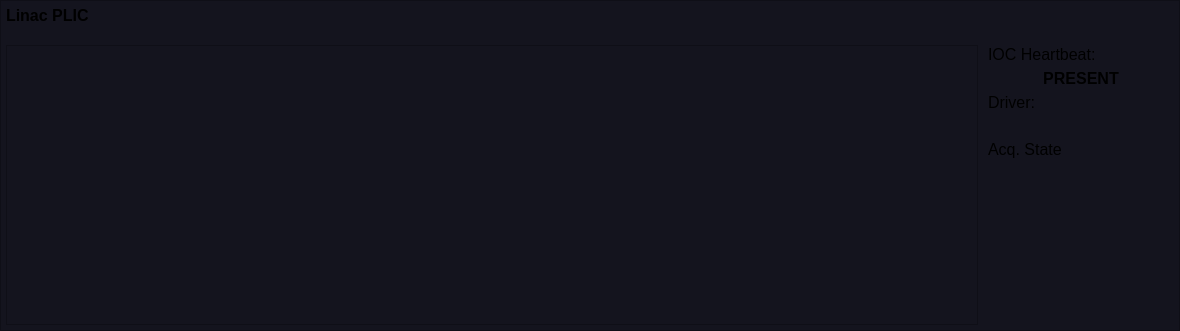
     <widget class="QFrame" name="frame_rads_2">
      <property name="geometry">
       <rect>
        <x>10</x>
        <y>10</y>
        <width>1180</width>
        <height>331</height>
       </rect>
      </property>
      <property name="styleSheet">
       <string notr="true">background-color: rgb(20,20,30);</string>
      </property>
      <property name="frameShape">
       <enum>QFrame::StyledPanel</enum>
      </property>
      <property name="frameShadow">
       <enum>QFrame::Raised</enum>
      </property>
      <layout class="QGridLayout" name="gridLayout_7">
       <property name="leftMargin">
        <number>5</number>
       </property>
       <property name="topMargin">
        <number>5</number>
       </property>
       <property name="rightMargin">
        <number>5</number>
       </property>
       <property name="bottomMargin">
        <number>5</number>
       </property>
       <property name="horizontalSpacing">
        <number>10</number>
       </property>
       <property name="verticalSpacing">
        <number>5</number>
       </property>
       <item row="6" column="5">
        <widget class="QLabel" name="label_4">
         <property name="font">
          <font>
           <pointsize>12</pointsize>
          </font>
         </property>
         <property name="text">
          <string>Acq. State</string>
         </property>
         <property name="alignment">
          <set>Qt::AlignLeading|Qt::AlignLeft|Qt::AlignVCenter</set>
         </property>
        </widget>
       </item>
       <item row="2" column="5">
        <widget class="QLabel" name="label">
         <property name="maximumSize">
          <size>
           <width>350</width>
           <height>250</height>
          </size>
         </property>
         <property name="font">
          <font>
           <pointsize>12</pointsize>
          </font>
         </property>
         <property name="text">
          <string>IOC Heartbeat:</string>
         </property>
         <property name="alignment">
          <set>Qt::AlignLeading|Qt::AlignLeft|Qt::AlignVCenter</set>
         </property>
        </widget>
       </item>
       <item row="4" column="5">
        <widget class="QLabel" name="label_2">
         <property name="maximumSize">
          <size>
           <width>350</width>
           <height>16777215</height>
          </size>
         </property>
         <property name="font">
          <font>
           <pointsize>12</pointsize>
          </font>
         </property>
         <property name="text">
          <string>Driver:</string>
         </property>
         <property name="alignment">
          <set>Qt::AlignLeading|Qt::AlignLeft|Qt::AlignVCenter</set>
         </property>
        </widget>
       </item>
       <item row="1" column="0" colspan="6">
        <widget class="PyDMDrawingLine" name="PyDMDrawingLine_4">
         <property name="minimumSize">
          <size>
           <width>0</width>
           <height>10</height>
          </size>
         </property>
         <property name="maximumSize">
          <size>
           <width>16777215</width>
           <height>10</height>
          </size>
         </property>
         <property name="toolTip">
          <string/>
         </property>
         <property name="brush" stdset="0">
          <brush brushstyle="SolidPattern">
           <color alpha="255">
            <red>200</red>
            <green>200</green>
            <blue>200</blue>
           </color>
          </brush>
         </property>
         <property name="penColor" stdset="0">
          <color>
           <red>80</red>
           <green>80</green>
           <blue>80</blue>
          </color>
         </property>
         <property name="penWidth" stdset="0">
          <double>1.000000000000000</double>
         </property>
        </widget>
       </item>
       <item row="5" column="5">
        <widget class="PyDMLabel" name="PyDMLabel_3">
         <property name="font">
          <font>
           <pointsize>12</pointsize>
           <weight>75</weight>
           <bold>true</bold>
          </font>
         </property>
         <property name="toolTip">
          <string/>
         </property>
         <property name="styleSheet">
          <string notr="true">PyDMLabel {
  border-radius: 5px;
}
PyDMLabel[alarmSensitiveBorder=&quot;true&quot;][alarmSeverity=&quot;0&quot;] {
  background-color: rgb(0,255,0);
  color: rgb(0,0,0);
}

PyDMLabel[alarmSensitiveBorder=&quot;true&quot;][alarmSeverity=&quot;1&quot;] {
  background-color: rgb(255,255,0);
  color: rgb(0,0,0);
}

PyDMLabel[alarmSensitiveBorder=&quot;true&quot;][alarmSeverity=&quot;2&quot;] {
  background-color: rgb(255,0,0);
  color: rgb(255,255,255);
}

PyDMLabel[alarmSensitiveBorder=&quot;true&quot;][alarmSeverity=&quot;3&quot;] {
  background-color: rgb(192,0,255);
  color: rgb(255,255,0);
}

PyDMLabel[alarmSensitiveBorder=&quot;true&quot;][alarmSeverity=&quot;4&quot;] {
  color: rgb(218,218,218);
  background-color: rgb(25,25,25);
}</string>
         </property>
         <property name="alignment">
          <set>Qt::AlignCenter</set>
         </property>
         <property name="alarmSensitiveBorder" stdset="0">
          <bool>true</bool>
         </property>
         <property name="channel" stdset="0">
          <string>SCOP:IN10:FC02:BI_STATE</string>
         </property>
        </widget>
       </item>
       <item row="3" column="5">
        <widget class="PyDMLabel" name="PyDMLabel">
         <property name="font">
          <font>
           <pointsize>12</pointsize>
           <weight>75</weight>
           <bold>true</bold>
          </font>
         </property>
         <property name="toolTip">
          <string/>
         </property>
         <property name="styleSheet">
          <string notr="true">PyDMLabel {
  border-radius: 5px;
}
PyDMLabel[alarmSensitiveBorder=&quot;true&quot;][alarmSeverity=&quot;0&quot;] {
  background-color: rgb(0,255,0);
  color: rgb(0,0,0);
}

PyDMLabel[alarmSensitiveBorder=&quot;true&quot;][alarmSeverity=&quot;1&quot;] {
  background-color: rgb(255,255,0);
  color: rgb(0,0,0);
}

PyDMLabel[alarmSensitiveBorder=&quot;true&quot;][alarmSeverity=&quot;2&quot;] {
  background-color: rgb(255,0,0);
  color: rgb(255,255,255);
}

PyDMLabel[alarmSensitiveBorder=&quot;true&quot;][alarmSeverity=&quot;3&quot;] {
  background-color: rgb(192,0,255);
  color: rgb(255,255,0);
}

PyDMLabel[alarmSensitiveBorder=&quot;true&quot;][alarmSeverity=&quot;4&quot;] {
  color: rgb(218,218,218);
  background-color: rgb(25,25,25);
}</string>
         </property>
         <property name="text">
          <string>PRESENT</string>
         </property>
         <property name="alignment">
          <set>Qt::AlignCenter</set>
         </property>
         <property name="channel" stdset="0">
          <string>SIOC:SYS1:SC01:HEARTBEATSUM</string>
         </property>
        </widget>
       </item>
       <item row="0" column="0">
        <widget class="QLabel" name="label_25">
         <property name="maximumSize">
          <size>
           <width>16777215</width>
           <height>30</height>
          </size>
         </property>
         <property name="font">
          <font>
           <pointsize>12</pointsize>
           <weight>75</weight>
           <bold>true</bold>
          </font>
         </property>
         <property name="text">
          <string>Linac PLIC</string>
         </property>
         <property name="alignment">
          <set>Qt::AlignLeading|Qt::AlignLeft|Qt::AlignVCenter</set>
         </property>
        </widget>
       </item>
       <item row="7" column="5">
        <widget class="PyDMLabel" name="PyDMLabel_4">
         <property name="font">
          <font>
           <pointsize>12</pointsize>
           <weight>75</weight>
           <bold>true</bold>
          </font>
         </property>
         <property name="toolTip">
          <string/>
         </property>
         <property name="styleSheet">
          <string notr="true">PyDMLabel {
  border-radius: 5px;
}
PyDMLabel[alarmSensitiveBorder=&quot;true&quot;][alarmSeverity=&quot;0&quot;] {
  background-color: rgb(0,255,0);
  color: rgb(0,0,0);
}

PyDMLabel[alarmSensitiveBorder=&quot;true&quot;][alarmSeverity=&quot;1&quot;] {
  background-color: rgb(255,255,0);
  color: rgb(0,0,0);
}

PyDMLabel[alarmSensitiveBorder=&quot;true&quot;][alarmSeverity=&quot;2&quot;] {
  background-color: rgb(255,0,0);
  color: rgb(255,255,255);
}

PyDMLabel[alarmSensitiveBorder=&quot;true&quot;][alarmSeverity=&quot;3&quot;] {
  background-color: rgb(192,0,255);
  color: rgb(255,255,0);
}

PyDMLabel[alarmSensitiveBorder=&quot;true&quot;][alarmSeverity=&quot;4&quot;] {
  color: rgb(218,218,218);
  background-color: rgb(25,25,25);
}</string>
         </property>
         <property name="alignment">
          <set>Qt::AlignCenter</set>
         </property>
         <property name="precisionFromPV" stdset="0">
          <bool>true</bool>
         </property>
         <property name="alarmSensitiveBorder" stdset="0">
          <bool>false</bool>
         </property>
         <property name="channel" stdset="0">
          <string>SCOP:IN10:FC02:BI_ACQ_STAT</string>
         </property>
        </widget>
       </item>
       <item row="8" column="5">
        <spacer name="verticalSpacer">
         <property name="orientation">
          <enum>Qt::Vertical</enum>
         </property>
         <property name="sizeHint" stdset="0">
          <size>
           <width>20</width>
           <height>40</height>
          </size>
         </property>
        </spacer>
       </item>
       <item row="2" column="0" rowspan="7" colspan="5">
        <widget class="PyDMWaveformPlot" name="PyDMWaveformPlot">
         <property name="toolTip">
          <string/>
         </property>
         <property name="showXGrid">
          <bool>true</bool>
         </property>
         <property name="yAxes">
          <stringlist>
           <string>{&quot;name&quot;: &quot;Axis 1&quot;, &quot;orientation&quot;: &quot;left&quot;, &quot;label&quot;: null, &quot;minRange&quot;: -0.15, &quot;maxRange&quot;: 3.15, &quot;autoRange&quot;: true, &quot;logMode&quot;: false}</string>
          </stringlist>
         </property>
         <property name="curves">
          <stringlist>
           <string>{&quot;y_channel&quot;: &quot;SCOP:IN10:FC02:WF_CH0_TRACE&quot;, &quot;x_channel&quot;: null, &quot;plot_style&quot;: null, &quot;name&quot;: &quot;&quot;, &quot;color&quot;: &quot;#d4feff&quot;, &quot;lineStyle&quot;: 1, &quot;lineWidth&quot;: 1, &quot;symbol&quot;: null, &quot;symbolSize&quot;: 10, &quot;yAxisName&quot;: &quot;Axis 1&quot;, &quot;barWidth&quot;: null, &quot;upperThreshold&quot;: null, &quot;lowerThreshold&quot;: null, &quot;thresholdColor&quot;: &quot;white&quot;, &quot;redraw_mode&quot;: 2}</string>
          </stringlist>
         </property>
         <property name="autoRangeY">
          <bool>false</bool>
         </property>
         <property name="minYRange">
          <double>-0.150000000000000</double>
         </property>
         <property name="maxYRange">
          <double>3.150000000000000</double>
         </property>
        </widget>
       </item>
      </layout>
     </widget>
